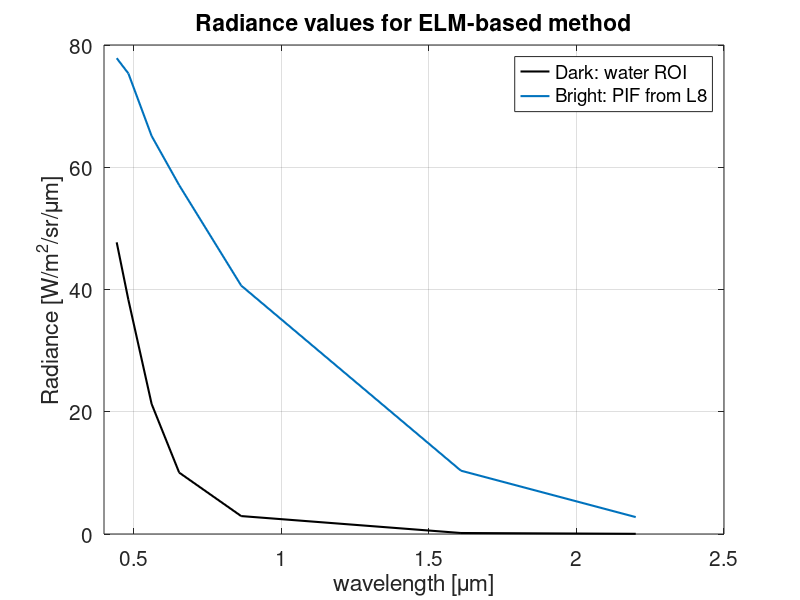
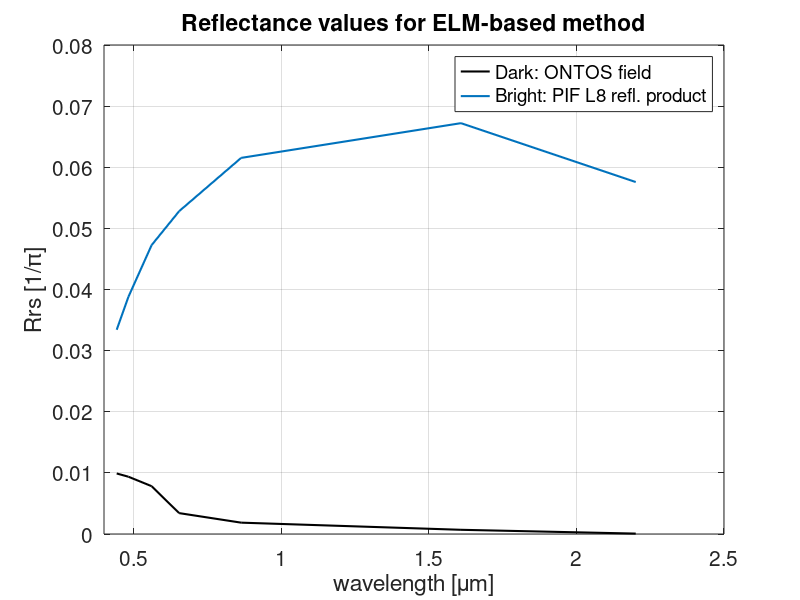
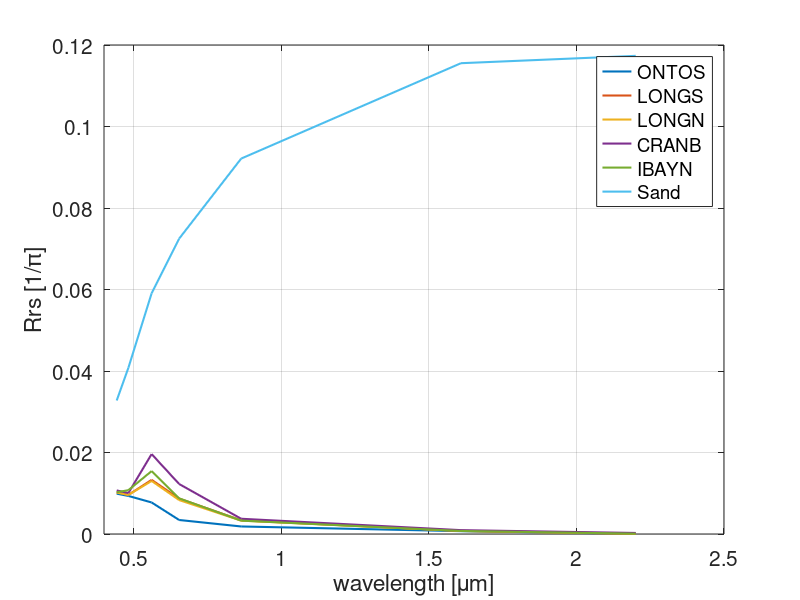

Write the MATLAB code that produced these figures, in order.
%% ELM parameters

% ENVI ASCII Plot File [Wed Feb 25 11:13:20 2015]
% Column 1: Wavelength
% Column 2: Darkrad140929.txt:C2~~2##255,0,0
% Column 3: ONTOSRef_140919.txt:C2~~22##0,128,0
% Column 4: PIFrad140929.txt:C2~~4##0,0,255
% Column 5: RrsDTROC4272.txt:C2~~6##0,255,255
% Column 6: RrsDTROC4272.txt:C2~~7##255,0,255
ELMpar = [... 
 0.443000  47.715229  0.009902  77.846487  0.033414  0.033414;
 0.482600  38.305432  0.009372  75.344770  0.038789  0.038789;
 0.561300  21.273056  0.007824  65.115974  0.047262  0.047262;
 0.654600  10.047512  0.003416  57.065069  0.052816  0.052816;
 0.864600   2.932883  0.001856  40.646813  0.061532  0.061532;
 1.609000   0.161773  0.000688  10.359676  0.067213  0.067213;
 2.201000   0.029518  0.000066   2.766715  0.057581  0.057581];


Wavelength      = ELMpar(:,1);
Darkrad140929 	= ELMpar(:,2);
ONTOSRef_140919 = ELMpar(:,3);
PIFrad140929   	= ELMpar(:,4);
RrsDTROC4272 	= ELMpar(:,5);

figure
fs = 15;
lw = 1.5;
set(gcf,'color','white')
plot(ELMpar(:,1),Darkrad140929,'k','LineWidth',lw)
hold on 
plot(ELMpar(:,1),PIFrad140929 ,'LineWidth',lw)
legend('Dark: water ROI','Bright: PIF from L8')
title('Radiance values for ELM-based method','fontsize',fs)
xlabel('wavelength [\mum]','fontsize',fs)
ylabel('Radiance [W/m^2/sr/\mum]','fontsize',fs)
set(gca,'fontsize',fs)
xlim([.4 2.5])
grid on

figure
fs = 15;
lw = 1.5;
set(gcf,'color','white')
plot(ELMpar(:,1),ONTOSRef_140919,'k','LineWidth',lw)
hold on 
plot(ELMpar(:,1),RrsDTROC4272,'LineWidth',lw)
legend('Dark: ONTOS field','Bright: PIF L8 refl. product')
title('Reflectance values for ELM-based method','fontsize',fs)
xlabel('wavelength [\mum]','fontsize',fs)
ylabel('Rrs [1/\pi]','fontsize',fs)
set(gca,'fontsize',fs)
xlim([.4 2.5])
grid on

%% ROIs 
ROIstat = [...
  0.443000  0.009901  0.010249  0.010188  0.010691  0.010247  0.032758;
  0.482600  0.009343  0.009598  0.009578  0.010056  0.010751  0.040786;
  0.561300  0.007739  0.013285  0.013020  0.019612  0.015439  0.059070;
  0.654600  0.003437  0.008682  0.008326  0.012264  0.008745  0.072488;
  0.864600  0.001848  0.003361  0.003281  0.003740  0.003287  0.092126;
  1.609000  0.000699  0.000749  0.000777  0.000946  0.000744  0.115534;
  2.201000  0.000065  0.000056  0.000089  0.000254  0.000077  0.117337];

wl    = ROIstat(:,1);
ONTOS = ROIstat(:,2);
LONGS = ROIstat(:,3);
LONGN = ROIstat(:,4);
CRANB = ROIstat(:,5);
IBAYN = ROIstat(:,6);
Sand  = ROIstat(:,7);


figure
fs = 15;
lw = 1.5;
set(gcf,'color','white')
plot(ROIstat(:,1),ROIstat(:,2:end),'LineWidth',lw)
legend('ONTOS','LONGS','LONGN','CRANB','IBAYN','Sand')
xlabel('wavelength [\mum]','fontsize',fs)
ylabel('Rrs [1/\pi]','fontsize',fs)
set(gca,'fontsize',fs)
xlim([.4 2.5]) 
grid on